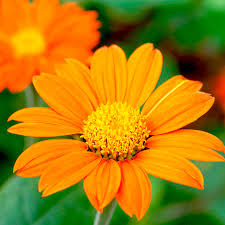
#> input picture COMP9517_Demo/test1.jpg, 225 x 225 px
$ jupyter execute week1-2.ipynb
#> lines starting #> are read from the running program, lines starting #| are printed output that depends on the picture
[cell 1]
import cv2
import numpy as np
from matplotlib import pyplot as plt

[cell 2]
img = cv2.imread('test1.jpg',0)
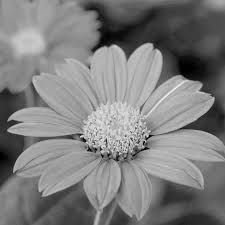
#> img: shape (225, 225); min 0, max 246, mean 125.7
plt.subplot(2,2,1),plt.imshow(img,'gray')

#display histogram
plt.subplot(2,2,2),plt.hist(img.ravel(),256,[0,256])

plt.show()
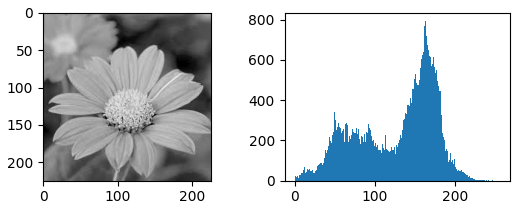
#> figure drawn by matplotlib, 2 panels; panel 2: tallest bar 796 high, from x = 163 to 164

[cell 3]
#histogram equalization
equ = cv2.equalizeHist(img)
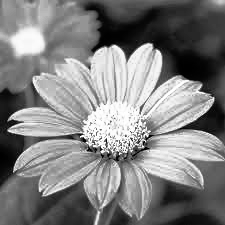
#> equ: shape (225, 225); min 0, max 255, mean 128.4

plt.subplot(2,2,3),plt.imshow(equ,'gray')
#display histogram
plt.subplot(2,2,4),plt.hist(equ.ravel(),256,[0,256])

plt.show()
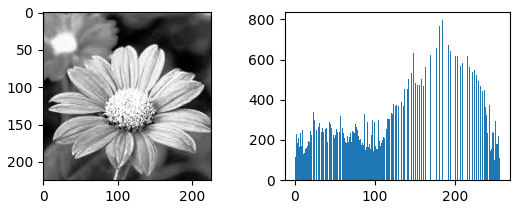
#> figure drawn by matplotlib, 2 panels; panel 2: tallest bar 796 high, from x = 184 to 185

[cell 4]
#histogram equalization
equ = cv2.equalizeHist(equ)

plt.subplot(2,2,3),plt.imshow(equ,'gray')
#display histogram
plt.subplot(2,2,4),plt.hist(equ.ravel(),256,[0,256])

plt.show()
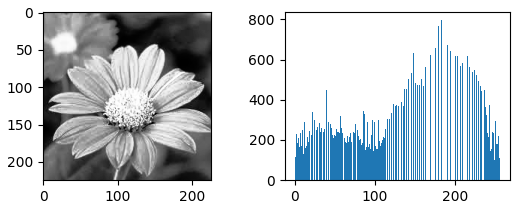
#> figure drawn by matplotlib, 2 panels; panel 2: tallest bar 796 high, from x = 183 to 184

$ run again, with COMP9517_Demo/noisyImg_1.jpg copied over COMP9517_Demo/test1.jpg
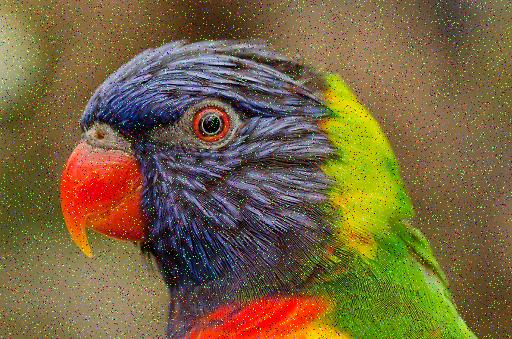
#> input picture COMP9517_Demo/noisyImg_1.jpg, 512 x 339 px
#> `equ = cv2.equalizeHist(img)`:
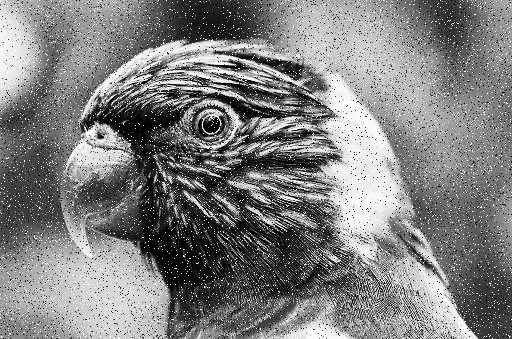
#> equ: shape (339, 512); min 0, max 255, mean 128
#> `plt.show()`:
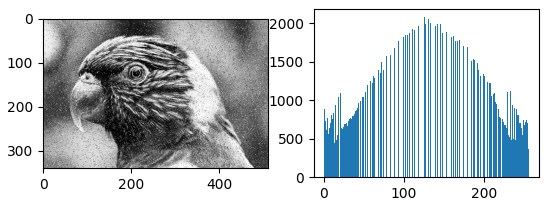
#> figure drawn by matplotlib, 2 panels; panel 2: tallest bar 2076 high, from x = 125 to 126
